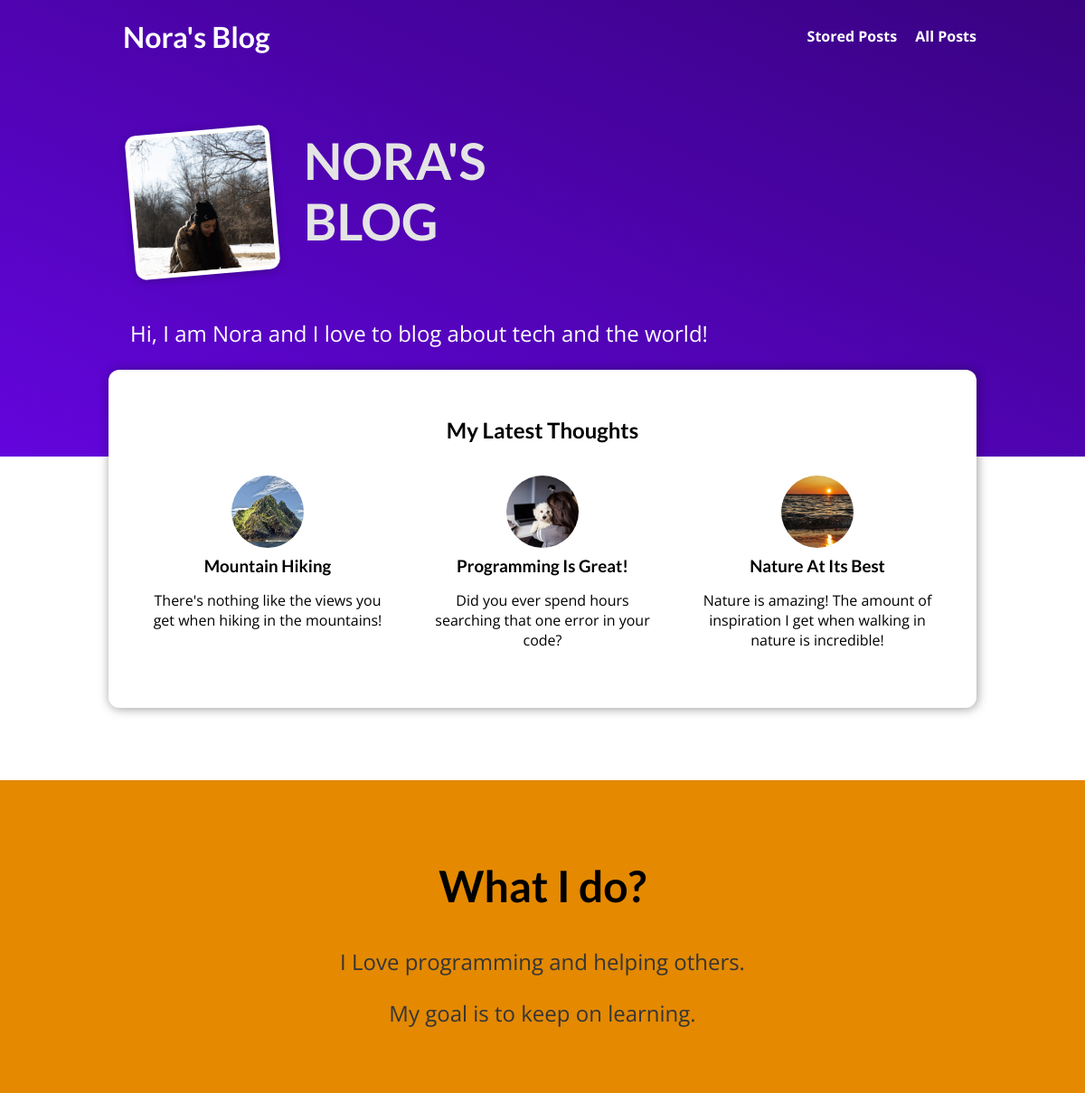
The page / on the database its author committed.
### blog/models.py (models this page shows, shortened)
class Post(models.Model):
    title = models.CharField(max_length=150)
    excerpt = models.CharField(max_length=200)
    image = models.ImageField(upload_to='posts', null=True)
    date = models.DateField(auto_now=True)
    slug = models.SlugField(unique=True, db_index=True)
    content = models.TextField(validators=[MinLengthValidator(10)])
    author = models.ForeignKey(Author, on_delete=models.SET_NULL, null=True, related_name='posts')
    tags = models.ManyToManyField(Tag)

### blog/views.py (the view)
# urls.py: path('', views.StartingPageView.as_view(), name='starting-page'),
class StartingPageView(ListView):
    template_name = 'index.html'
    model = Post
    ordering = ['-date']
    context_object_name = 'all_posts'
    def get_queryset(self):
        queryset = super().get_queryset()
        data = queryset[:3]
        return data

### templates/index.html (shortened to what this page needs)
{% extends 'base.html' %}
{% load static %}
{% block css_files %}
<link rel="stylesheet" href="{% static 'blog/post.css' %}"/>
<link rel="stylesheet" href="{% static 'blog/index.css' %}">
{% endblock %}
{% block content %}
    <section id="welcome">
    <header>
        <img src="{% static 'blog/images/Nora Pavlova1.jpg' %}" alt="Nora - the author of this blog" />
        <h2>NORA'S BLOG</h2>
    </header>
    <p>
        Hi, I am Nora and I love to blog about tech and the world!
    </p>
    </section>
    <section id="latest-posts">
    <h2>
        My Latest Thoughts
    </h2>
    <ul>
        {% for post in all_posts %}
        {% include 'includes/post.html' %}
        {% endfor %}
    </ul>
    </section>
    <section id="about">
    <h2>
        What I do?
        </h2>
        <p>
            I Love programming and helping others.
        </p>
    <p>
        My goal is to keep on learning.
    </p>
    </section>
{% endblock %}

### templates/includes/post.html
<li>
            <article class="post">
                <a href="{% url 'post-details-page' post.slug %}">
                    <img src="{{ post.image.url }}" alt="{{ post.title }}"/>
                    <div class="post__content">
                        <h3>
                            {{ post.title }}
                        </h3>
                        <p>
                            {{ post.excerpt }}
                        </p>
                    </div>
                </a>
            </article>
        </li>

### blog/static/blog/app.css (style rules this page uses)
* { box-sizing: border-box; }
html { font-family: 'Open Sans', 'Lato', sans-serif; }
body { margin: 0; }
h1, h2, h3 { font-family: 'Lato', sans-serif; font-weight: bold; }

### blog/static/blog/post.css (style rules this page uses)
.post { display: flex; flex-direction: column; align-items: center; text-align: center; }
.post a { text-decoration: none; color: black; transition: all 0.2s ease; padding: 1rem; }
.post img { width: 5rem; height: 5rem; object-fit: cover; border-radius: 50%; }
.post h3 { margin: 0.25rem 0; }

### blog/static/blog/index.css (style rules this page uses)
#welcome { background: linear-gradient(to right top, #6305dd, #390281); padding: 6rem 12%; }
#welcome header { display: flex; align-items: flex-start; margin: 3rem auto; }
#welcome img { width: 10rem; height: 10rem; object-fit: cover; object-position: top; border: 5px solid white; border-radius: 12px; background-color: #ffe1bf; transform: rotate(-5deg); box-shadow: 0 2px 8px rgba(0, 0, 0, 0.25); }
#welcome h2 { font-size: 3.5rem; margin: 0 0 0 2rem; color: #e4e4e4; width: 10rem; }
#welcome p { color: white; font-size: 1.5rem; }
#latest-posts { background-color: white; padding: 2rem; border-radius: 12px; width: 60rem; margin: -6rem auto 2rem auto; box-shadow: 1px 1px 12px rgba(0, 0, 0, 0.4); }
#latest-posts h2 { text-align: center; }
#latest-posts ul { list-style: none; margin: 0; padding: 0; display: flex; gap: 1rem; }
#latest-posts li { flex: 1; }
#about { text-align: center; padding: 3rem; background-color: #e48900; margin-top: 5rem; }
#about h2 { font-size: 3rem; }
#about p { font-size: 1.5rem; color: #353535; }

### rows shown on the page
Post: image (picture), title "Mountain Hiking", excerpt "There's nothing like the views you get when hiking in the mountains!"
Post: image (picture), title "Programming Is Great!", excerpt "Did you ever spend hours searching that one error in your code?"
Post: image (picture), title "Nature At Its Best", excerpt "Nature is amazing! The amount of inspiration I get when walking in nature is incredible!"
